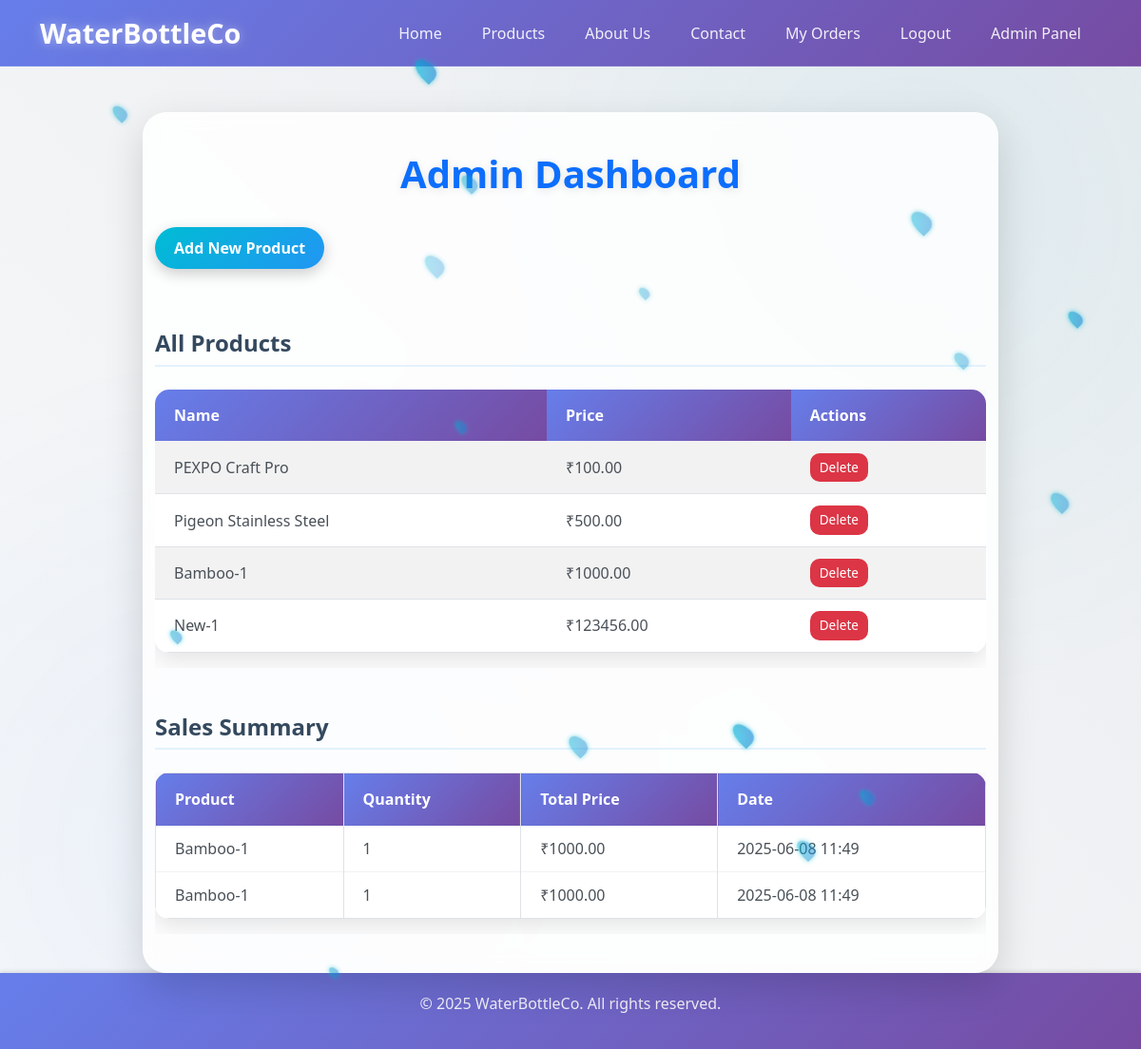
/admin-dashboard/ (signed in), run on the app's committed database.
### store/models.py (models this page shows, shortened)
class Product(models.Model):
    name = models.CharField(max_length=100)
    price = models.DecimalField(max_digits=8, decimal_places=2)
    description = models.TextField()
    image = models.ImageField(upload_to='product_images/')
    category = models.CharField(max_length=50, choices=CATEGORY_CHOICES, default='Water Bottle')

class Sale(models.Model):
    user = models.ForeignKey(User, on_delete=models.CASCADE, null=True, blank=True)
    date = models.DateTimeField(auto_now_add=True)
    product = models.ForeignKey(Product, on_delete=models.CASCADE, null=True, blank=True)
    quantity = models.PositiveIntegerField(default=1)
    timestamp = models.DateTimeField(auto_now_add=True)
    def total_price(self):
        return self.quantity * self.product.price

### store/views.py (the view)
# urls.py: path('admin-dashboard/', views.admin_dashboard, name='admin_dashboard'),
@login_required
def admin_dashboard(request):
    products = Product.objects.all()
    sales = Sale.objects.all()
    return render(request, 'admin_dashboard.html', {'products': products, 'sales': sales})

### store/templates/admin_dashboard.html (shortened to what this page needs)
<!DOCTYPE html>
<html lang="en">
<head>
    <link rel="stylesheet" href="https://cdn.jsdelivr.net/npm/bootstrap@5.3.0/dist/css/bootstrap.min.css">
</head>
<body>
    <div class="water-droplet" style="top: 10%; left: 10%; width: 12px; height: 18px; animation-delay: 0s, 0s;"></div>
    <div class="water-droplet" style="top: 20%; left: 80%; width: 18px; height: 25px; animation-delay: 1s, 0.5s;"></div>
    <div class="water-droplet" style="top: 70%; left: 50%; width: 16px; height: 23px; animation-delay: 5s, 2.5s;"></div>
    <nav class="navbar navbar-expand-lg navbar-dark bg-primary">
        <div class="container">
            <a class="navbar-brand" href="{% url 'home' %}">WaterBottleCo</a>
            <div class="collapse navbar-collapse" id="navbarNav">
                <ul class="navbar-nav ms-auto">
                    <li class="nav-item"><a class="nav-link" href="{% url 'home' %}">Home</a></li>
                    <li class="nav-item"><a class="nav-link" href="{% url 'products' %}">Products</a></li>
                    <li class="nav-item"><a class="nav-link" href="{% url 'about' %}">About Us</a></li>
                    <li class="nav-item"><a class="nav-link" href="{% url 'contact' %}">Contact</a></li>
                    {% if user.is_authenticated %}
                        <li class="nav-item"><a class="nav-link" href="{% url 'my_orders' %}">My Orders</a></li>
                        <li class="nav-item"><a class="nav-link" href="{% url 'logout' %}">Logout</a></li>
                        <li class="nav-item"><a class="nav-link" href="{% url 'admin_dashboard' %}">Admin Panel</a></li>
                    {% else %}
                        <li class="nav-item"><a class="nav-link" href="{% url 'login' %}">Login</a></li>
                        <li class="nav-item"><a class="nav-link" href="{% url 'register' %}">Register</a></li>
                    {% endif %}
                </ul>
            </div>
        </div>
    </nav>
    <div class="container mt-5">
        <h2>Admin Dashboard</h2>
        <a href="{% url 'add_product' %}" class="btn btn-success mb-3">Add New Product</a>
        <h4>All Products</h4>
        <div class="table-responsive">
            <table class="table table-striped">
                <thead>
                    <tr>
                        <th>Name</th>
                        <th>Price</th>
                        <th>Actions</th>
                    </tr>
                </thead>
                <tbody>
                    {% for product in products %}
                    <tr>
                        <td>{{ product.name }}</td>
                        <td>₹{{ product.price }}</td>
                        <td>
                            <a href="{% url 'delete_product' product.id %}" class="btn btn-danger btn-sm">Delete</a>
                        </td>
                    </tr>
                    {% endfor %}
                </tbody>
            </table>
        </div>
        <h4 class="mt-5">Sales Summary</h4>
        <div class="table-responsive">
            <table class="table table-bordered">
                <thead>
                    <tr>
                        <th>Product</th>
                        <th>Quantity</th>
                        <th>Total Price</th>
                        <th>Date</th>
                    </tr>
                </thead>
                <tbody>
                    {% for sale in sales %}
                    <tr>
                        <td>{{ sale.product.name }}</td>
                        <td>{{ sale.quantity }}</td>
                        <td>₹{{ sale.total_price }}</td>
                        <td>{{ sale.date|date:"Y-m-d H:i" }}</td>
                    </tr>
                    {% endfor %}
                </tbody>
            </table>
        </div>
    </div>
    <footer class="footer">
        <div class="container">
            <p>&copy; 2025 WaterBottleCo. All rights reserved.</p>
        </div>
    </footer>
</body>
</html>

### data on the page
Product: name "PEXPO Craft Pro", price "100.00"
Product: name "Pigeon Stainless Steel", price "500.00"
Product: name "Bamboo-1", price "1000.00"
Product: name "New-1", price "123456.00"
Sale: product.name "Bamboo-1", quantity "1", total_price "1000.00", date "2025-06-08 11:49"
Sale: product.name "Bamboo-1", quantity "1", total_price "1000.00", date "2025-06-08 11:49"
